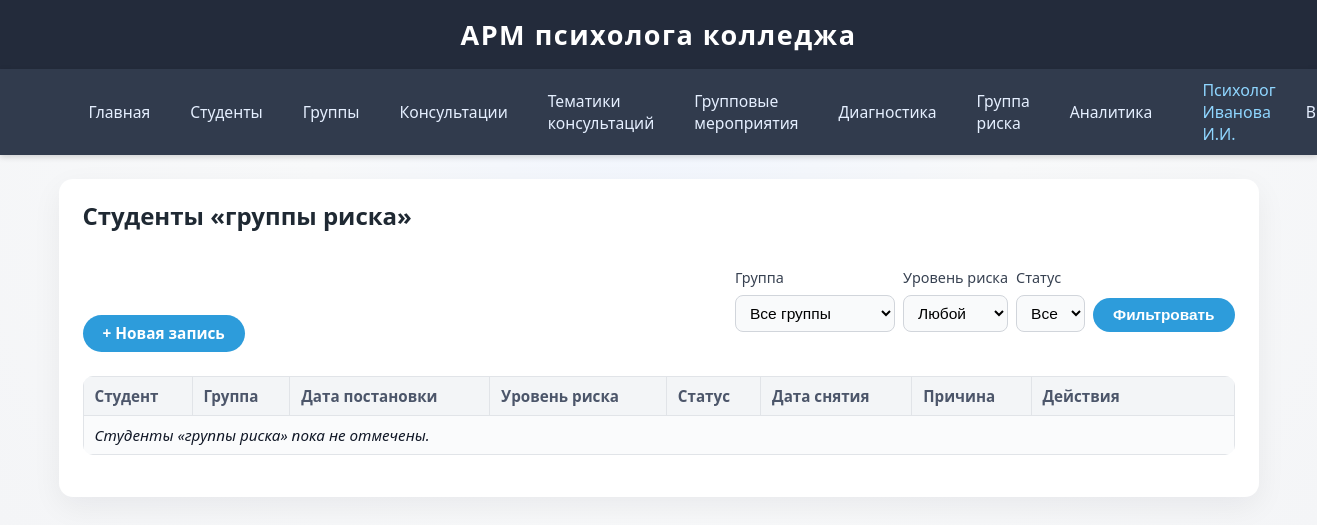
Page /risk_groups/ (signed in) on the earlier database version.
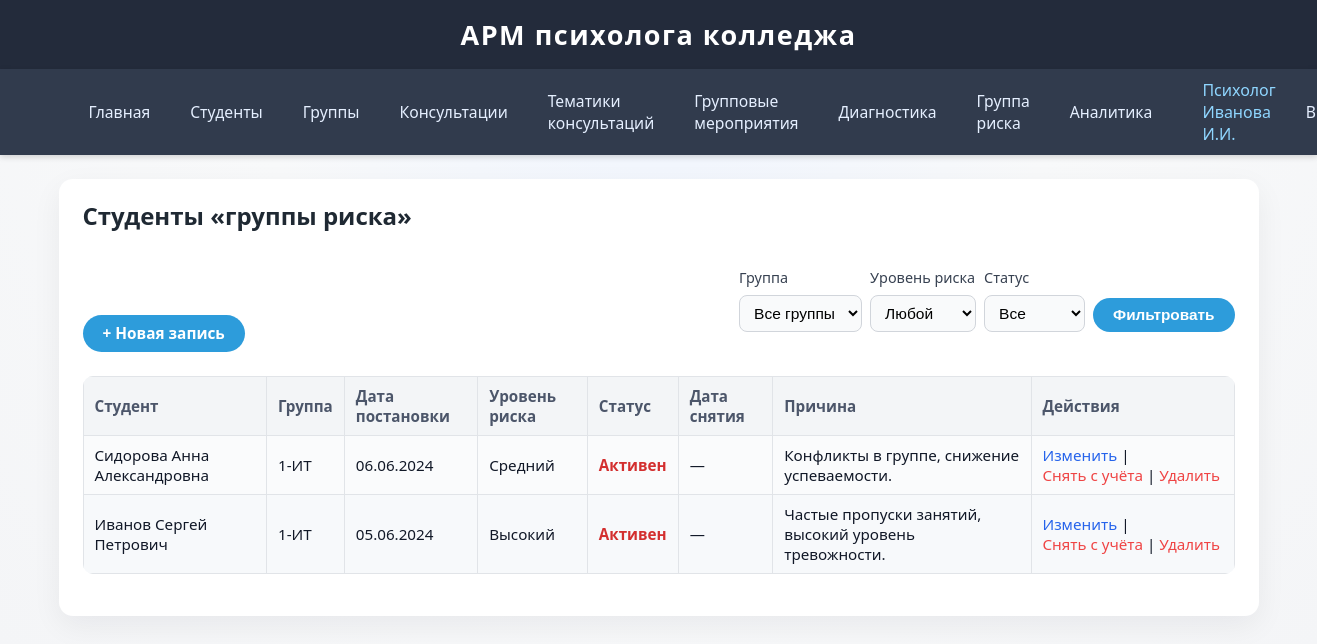
Same page on the later database version.
### app/models.py (models this page shows)
class RiskGroup(db.Model):
    __tablename__ = 'risk_groups'
    id = db.Column(db.Integer, primary_key=True)
    student_id = db.Column(db.Integer, db.ForeignKey('students.id'), nullable=False)
    date_added = db.Column(db.Date, nullable=False, default=date.today)
    risk_level = db.Column(db.String(32), nullable=False, default='средний')  # низкий/средний/высокий и т.п.
    reason = db.Column(db.String(255), nullable=True)
    status = db.Column(db.String(32), nullable=False, default='активен')      # активен / снят
    date_removed = db.Column(db.Date, nullable=True)

class Student(db.Model):
    __tablename__ = 'students'
    id = db.Column(db.Integer, primary_key=True)
    full_name = db.Column(db.String(128), nullable=False)
    group_id = db.Column(db.Integer, db.ForeignKey('groups.id'), nullable=True)
    date_of_birth = db.Column(db.Date, nullable=True)
    consultations = db.relationship('Consultation', backref='student', lazy=True)
    test_results = db.relationship('TestResult', backref='student', lazy=True)
    risk_records = db.relationship('RiskGroup', backref='student', lazy=True)

class Group(db.Model):
    __tablename__ = 'groups'
    id = db.Column(db.Integer, primary_key=True)
    name = db.Column(db.String(64), unique=True, nullable=False)
    students = db.relationship('Student', backref='group', lazy=True)
    events = db.relationship('GroupEvent', backref='group', lazy=True)

### app/routes/risk_groups.py (the view)
@risk_groups_bp.route('/', methods=['GET'])
@login_required
def list_risk():
    group_id = request.args.get('group_id', type=int)
    risk_level = request.args.get('risk_level', type=str)
    status = request.args.get('status', type=str)
    query = (
        RiskGroup.query
        .join(Student, RiskGroup.student_id == Student.id)
        .outerjoin(Group, Student.group_id == Group.id)
    )
    if group_id:
        query = query.filter(Student.group_id == group_id)
    if risk_level:
        query = query.filter(RiskGroup.risk_level == risk_level)
    if status:
        query = query.filter(RiskGroup.status == status)
    risk_records = (
        query
        .order_by(RiskGroup.status.desc(), RiskGroup.risk_level.desc(), RiskGroup.date_added.desc())
        .all()
    )
    groups = Group.query.order_by(Group.name.asc()).all()
    risk_levels = (
        db.session.query(RiskGroup.risk_level)
        .distinct()
        .order_by(RiskGroup.risk_level.asc())
        .all()
    )
    risk_levels = [rl[0] for rl in risk_levels]
    statuses = (
        db.session.query(RiskGroup.status)
        .distinct()
        .order_by(RiskGroup.status.asc())
        .all()
    )
    statuses = [st[0] for st in statuses]
    return render_template(
        'risk_groups/list.html',
        risk_records=risk_records,
        groups=groups,
        risk_levels=risk_levels,
        statuses=statuses,
        selected_group_id=group_id,
        selected_risk_level=risk_level,
        selected_status=status,
    )

### app/templates/risk_groups/list.html (shortened to what this page needs)
{% extends 'base.html' %}
{% block content %}
<h2>Студенты «группы риска»</h2>
<div style="margin: 16px 0 24px 0; display:flex; flex-wrap:wrap; gap:16px; align-items:flex-end;">
    <a href="{{ url_for('risk_groups.create_risk') }}" class="btn">+ Новая запись</a>
    <form method="get"
          action="{{ url_for('risk_groups.list_risk') }}"
          style="display:flex; flex-wrap:wrap; gap:8px; align-items:flex-end; margin-left:auto;">
        <div>
            <label for="group_id" style="display:block; font-size:0.9em;">Группа</label>
            <select name="group_id" id="group_id">
                <option value="">Все группы</option>
            </select>
        </div>
        <div>
            <label for="risk_level" style="display:block; font-size:0.9em;">Уровень риска</label>
            <select name="risk_level" id="risk_level">
                <option value="">Любой</option>
            </select>
        </div>
        <div>
            <label for="status" style="display:block; font-size:0.9em;">Статус</label>
            <select name="status" id="status">
                <option value="">Все</option>
            </select>
        </div>
        <div>
            <button type="submit" class="btn">Фильтровать</button>
        </div>
    </form>
</div>
<table>
    <thead>
        <tr>
            <th>Студент</th>
            <th>Группа</th>
            <th>Дата постановки</th>
            <th>Уровень риска</th>
            <th>Статус</th>
            <th>Дата снятия</th>
            <th>Причина</th>
            <th style="width:180px;">Действия</th>
        </tr>
    </thead>
    <tbody>
    {% for r in risk_records %}
        <tr>
            <td>{{ r.student.full_name if r.student else '—' }}</td>
            <td>{{ r.student.group.name if r.student and r.student.group else '—' }}</td>
            <td>
                {% if r.date_added %}
                    {{ r.date_added.strftime('%d.%m.%Y') }}
                {% else %}
                    —
                {% endif %}
            </td>
            <td>{{ r.risk_level|capitalize }}</td>
            <td>
                {% if r.status == 'активен' %}
                    <span style="color:#d32f2f; font-weight:600;">Активен</span>
                {% else %}
                    <span style="color:#757575;">Снят</span>
                {% endif %}
            </td>
            <td>
                {% if r.date_removed %}
                    {{ r.date_removed.strftime('%d.%m.%Y') }}
                {% else %}
                    —
                {% endif %}
            </td>
            <td>{{ r.reason or '—' }}</td>
            <td>
                <a href="{{ url_for('risk_groups.edit_risk', record_id=r.id) }}">Изменить</a>
                {% if r.status == 'активен' %}
                    |
                    <form action="{{ url_for('risk_groups.close_risk', record_id=r.id) }}"
                          method="post"
                          style="display:inline;"
                          onsubmit="return confirm('Снять студента «{{ r.student.full_name if r.student else "" }}» с учёта группы риска?');">
                        <button type="submit" class="link-button">Снять с учёта</button>
                    </form>
                {% endif %}
                |
                <form action="{{ url_for('risk_groups.delete_risk', record_id=r.id) }}"
                      method="post"
                      style="display:inline;"
                      onsubmit="return confirm('Удалить запись группы риска для «{{ r.student.full_name if r.student else "" }}»?');">
                    <button type="submit" class="link-button">Удалить</button>
                </form>
            </td>
        </tr>
    {% else %}
        <tr>
            <td colspan="8"><i>Студенты «группы риска» пока не отмечены.</i></td>
        </tr>
    {% endfor %}
    </tbody>
</table>
{% endblock %}

Differences in the rows shown:
added RiskGroup: student "Сидорова Анна Александровна", student.group "1-ИТ", date_added "06.06.2024", risk_level "Средний", status "Активен", reason "Конфликты в группе, снижение успеваемости."
added RiskGroup: student "Иванов Сергей Петрович", student.group "1-ИТ", date_added "05.06.2024", risk_level "Высокий", status "Активен", reason "Частые пропуски занятий, высокий уровень тревожности."
Other differences:
text no longer shown: "Студенты «группы риска» пока не отмечены."
